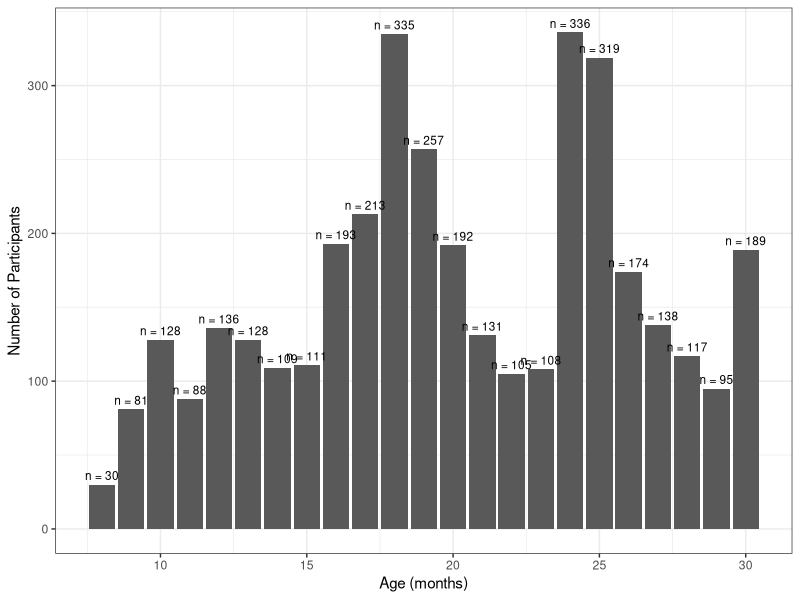
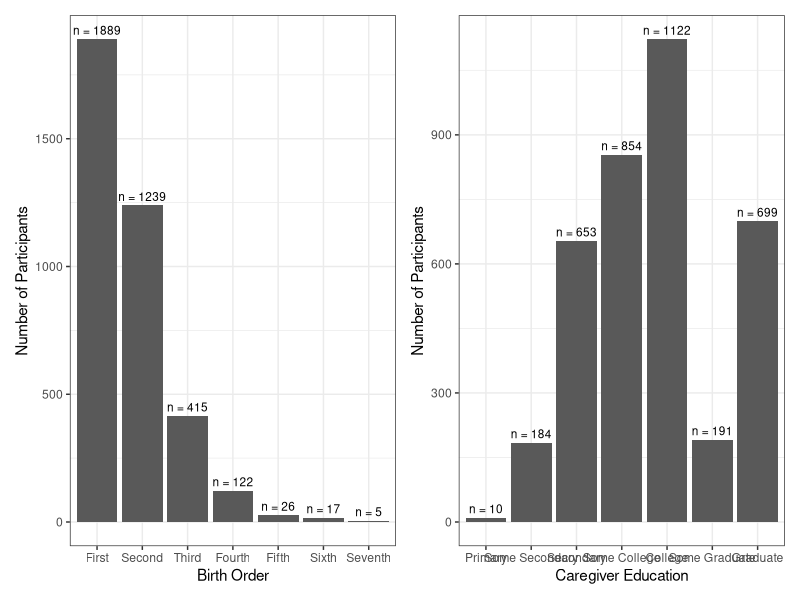
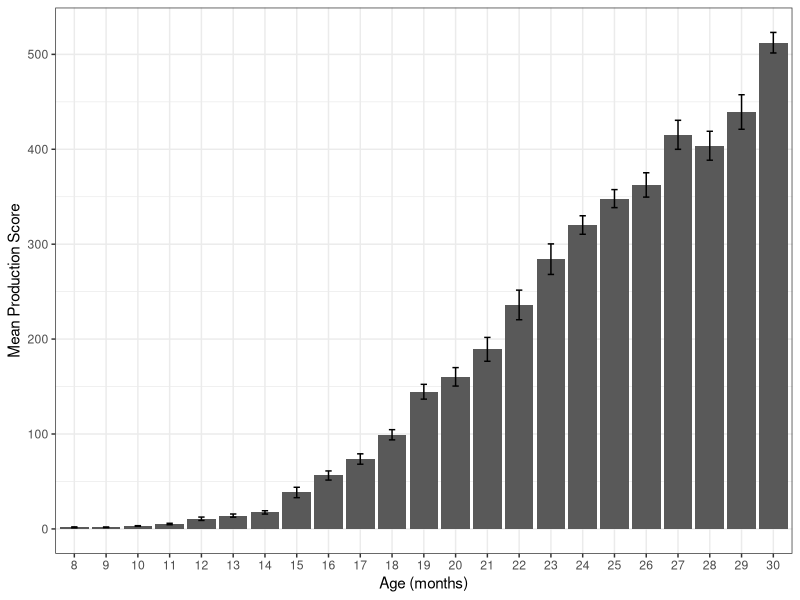
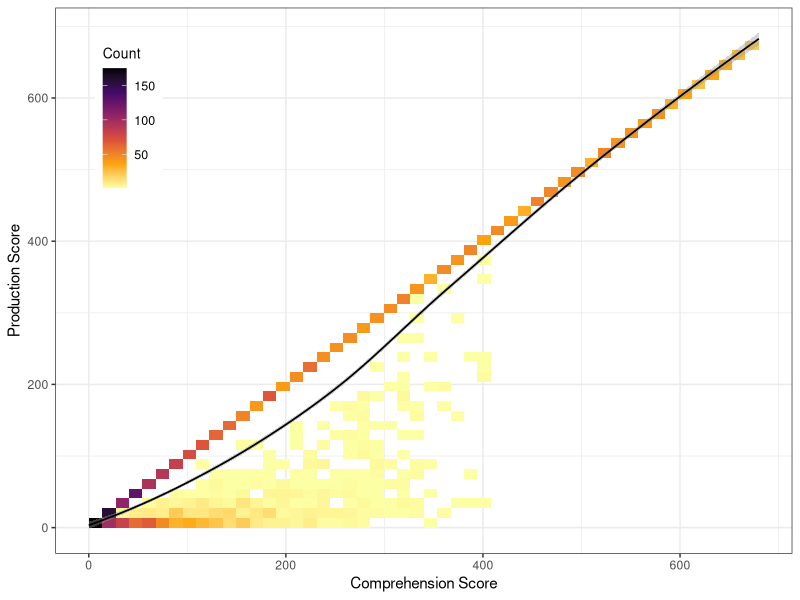
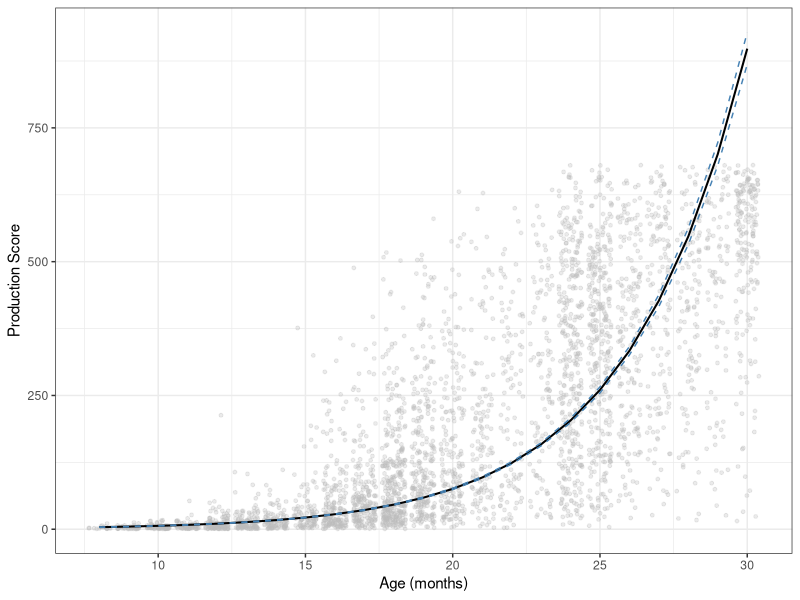
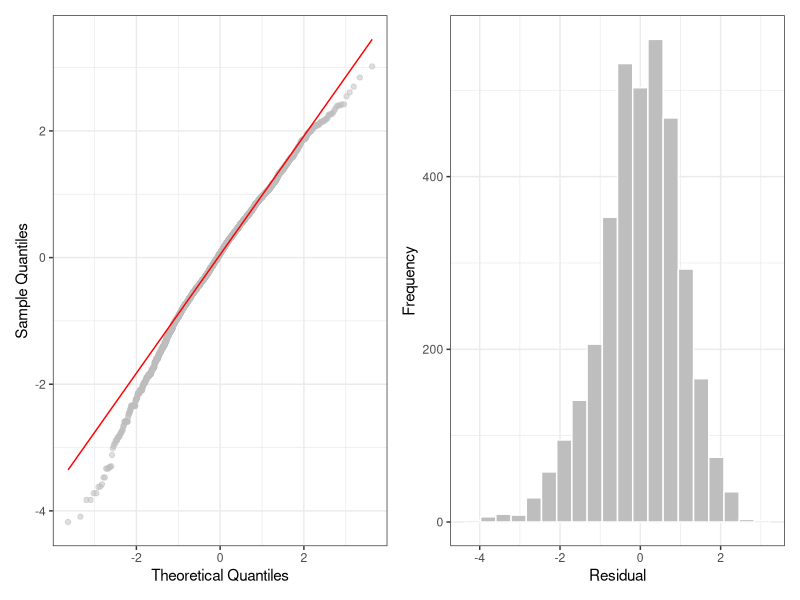
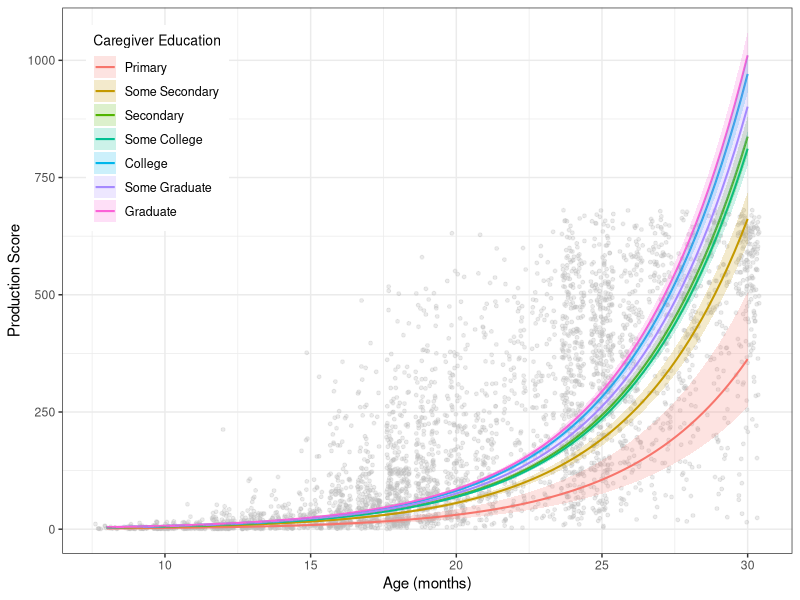
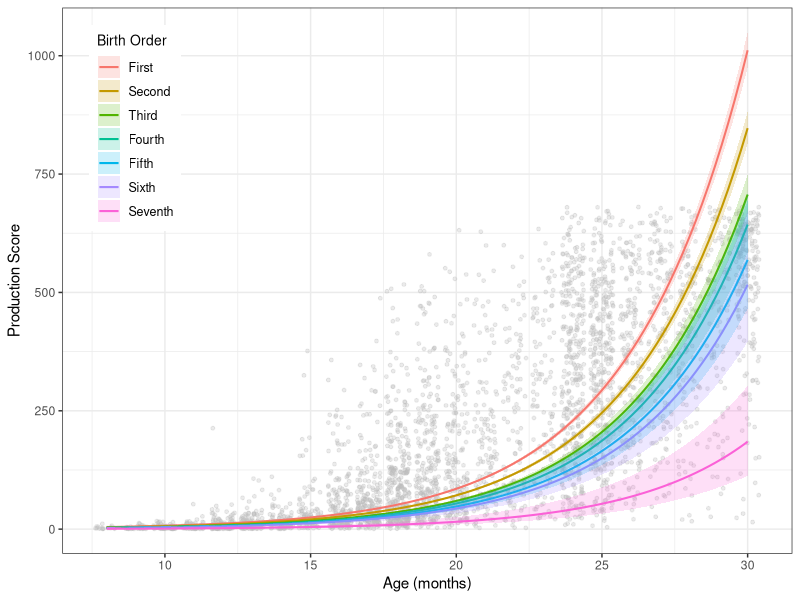

Write R code to recreate these figures, in order.
## ---- chunk 1
library(tidyverse)
library(patchwork)

df <- read_csv("mcdi_raw_data.csv")

df <- df |>
  select(
    comprehension, 
    production, 
    caregiver_education, 
    age, 
    birth_order) |>
  na.omit() |>
  subset(birth_order != "Eighth")

birth_order_levels <- c(
  "First", 
  "Second", 
  "Third", 
  "Fourth",
  "Fifth", 
  "Sixth", 
  "Seventh"
  )

caregiver_education_levels <- c(
  "Primary", 
  "Some Secondary", 
  "Secondary", 
  "Some College", 
  "College", 
  "Some Graduate",
  "Graduate"
  )

df <- df |>
  transform(
    birth_order = factor(birth_order, 
                         levels = birth_order_levels)
    ) |>
  transform(caregiver_education = factor(
    caregiver_education,
    levels = caregiver_education_levels)
    )
## ---- chunk 2
# number of infants by age
df |>
  ggplot(aes(x = age)) +
  geom_bar() +
  labs(
    x = "Age (months)", 
    y = "Number of Participants") +
  geom_text(
    stat = "count", 
    aes(label = paste0("n = ", after_stat(count))), 
    vjust = -0.5, 
    size = 3) +
  theme_bw()


# number of infants by birth order
bo_sum <- df |>
  ggplot(aes(x = birth_order)) +
  geom_bar() +
  labs(
    x = "Birth Order", 
    y = "Number of Participants") +
  geom_text(
    stat = "count", 
    aes(label = paste0("n = ", after_stat(count))), 
    vjust = -0.5, 
    size = 3) +
  theme_bw()


# number of infants by caregiver education
ce_sum <- df |>
  ggplot(aes(x = caregiver_education)) +
  geom_bar() +
  labs(
    x = "Caregiver Education", 
    y = "Number of Participants") +
  geom_text(
    stat = "count", 
    aes(label = paste0("n = ", after_stat(count))), 
    vjust = -0.5, 
    size = 3) +
  theme_bw()

bo_sum + ce_sum

# mean production w error bars by age
df_summary <- df |>
  group_by(age) |>
  summarize(
    mean_production = mean(production, na.rm = TRUE),
    se_production = sd(production, na.rm = TRUE) / sqrt(n())
  )

df_summary |>
  ggplot(
    aes(
      x = factor(age), 
      y = mean_production
      )) +
  geom_col() +
  geom_errorbar(
    aes(
      ymin = mean_production - se_production,
      ymax = mean_production + se_production),
    width = 0.2) +
  labs(
    x = "Age (months)", 
    y = "Mean Production Score") +
  theme_bw()
## ---- chunk 3
model <- lm(
  comprehension ~ production, 
  data = df
  )

cor(df$comprehension, df$production, use = "complete.obs", method = "pearson")

ggplot(df, 
       aes(
         x = comprehension, 
         y = production
         )) +
  geom_bin2d(bins = 50) +
  geom_smooth(
    method = "loess", 
    color = "black", 
    se = TRUE, 
    linewidth = 0.6) +
  scale_fill_viridis_c(option = "inferno", 
                       direction = -1) +
  labs(
    x = "Comprehension Score", 
    y = "Production Score", 
    fill = "Count") +
  theme_bw() +
  theme(
    legend.position = c(0.1, 0.8),
    legend.background = element_rect(fill = alpha('white', 1), color = NA),
    legend.title = element_text(size = 10),
    legend.text = element_text(size = 9)) 
## ---- chunk 4
df_nonzero <- subset(df, production > 0)

model_age <- lm(
  log(production) ~ age, 
  data = df_nonzero
  )
summary(model_age)

pred <- predict(model_age, se.fit = TRUE)

df_nonzero$fit_log <- pred$fit
df_nonzero$se_log <- pred$se.fit

df_nonzero$fit <- exp(df_nonzero$fit_log)
df_nonzero$upper <- exp(df_nonzero$fit_log + 1 * df_nonzero$se_log)
df_nonzero$lower <- exp(df_nonzero$fit_log - 1 * df_nonzero$se_log)

ggplot(df_nonzero, 
       aes(
         x = age,
         y = production
         )) +
  geom_jitter(
    alpha = 0.3, 
    color = "gray", 
    size = 1) +
  geom_line(
    aes(y = fit), 
    color = "black", 
    linewidth = 0.7) +
  geom_line(
    aes(y = upper), 
    linetype = "dashed", 
    color = "steelblue", 
    linewidth = 0.5) +
  geom_line(
    aes(y = lower), 
    linetype = "dashed", 
    color = "steelblue", 
    linewidth = 0.5) +
  labs(
    x = "Age (months)", 
    y = "Production Score") +
  theme_bw()

df_nonzero$resid <- residuals(model_age)

qqplot <- ggplot(df_nonzero, 
                 aes(sample = resid)) +
  stat_qq(
    alpha = 0.5, 
    color = "gray") +
  stat_qq_line(color = "red") +
  labs(
    x = "Theoretical Quantiles", 
    y = "Sample Quantiles") +
  theme_bw()

histogram <- ggplot(df_nonzero, 
                    aes(x = resid)) +
  geom_histogram(
    bins = 20, 
    fill = "gray", 
    color = "white") +
  labs(
    x = "Residual", 
    y = "Frequency") +
  theme_bw()

qqplot + histogram
## ---- chunk 5
model_ce <- lm(
  log(production) ~ caregiver_education + age, 
  data = df_nonzero
  )
summary(model_ce)

age_seq <- seq(min(df_nonzero$age), max(df_nonzero$age), length.out = 100)

pred_grid <- expand.grid(
  age = age_seq,
  caregiver_education = levels(df_nonzero$caregiver_education)
)

pred <- predict(
  model_ce, 
  newdata = pred_grid, 
  se.fit = TRUE
  )

pred_grid$fit_log <- pred$fit
pred_grid$se_log <- pred$se.fit

pred_grid$fit <- exp(pred_grid$fit_log)
pred_grid$upper <- exp(pred_grid$fit_log + 1 * pred_grid$se_log)
pred_grid$lower <- exp(pred_grid$fit_log - 1 * pred_grid$se_log)

ggplot() +
  geom_jitter(
    data = df_nonzero, 
    aes(
      x = age, 
      y = production
      ),
    alpha = 0.3, 
    color = "gray", 
    size = 1) +
  geom_line(
    data = pred_grid, 
    aes(x = age, 
        y = fit,
        color = caregiver_education),
    linewidth = 0.7) +
  geom_ribbon(
    data = pred_grid,
    aes(
      x = age, 
      ymin = lower, 
      ymax = upper,
      fill = caregiver_education
      ),
    alpha = 0.2, 
    color = NA) +
  labs(
    x = "Age (months)", 
    y = "Production Score",
    color = "Caregiver Education", 
    fill = "Caregiver Education") +
  theme_bw() + 
  theme(
    legend.position = c(0.13, 0.78),
    legend.background = element_rect(fill = alpha('white', 1), color = NA),
    legend.title = element_text(size = 10),
    legend.text = element_text(size = 9)
    ) 
## ---- chunk 6
model_bo <- lm(
  log(production) ~ birth_order + age, 
  data = df_nonzero
  )
summary(model_bo)

pred_grid_bo <- expand.grid(
  age = age_seq,
  birth_order = levels(df_nonzero$birth_order)
  )

pred_bo <- predict(
  model_bo, 
  newdata = pred_grid_bo, 
  se.fit = TRUE
  )

pred_grid_bo$fit_log <- pred_bo$fit
pred_grid_bo$se_log <- pred_bo$se.fit

pred_grid_bo$fit <- exp(pred_grid_bo$fit_log)
pred_grid_bo$upper <- exp(pred_grid_bo$fit_log + 1 * pred_grid_bo$se_log)
pred_grid_bo$lower <- exp(pred_grid_bo$fit_log - 1 * pred_grid_bo$se_log)

ggplot() +
  geom_jitter(
    data = df_nonzero, 
    aes(
      x = age, 
      y = production
      ),
    alpha = 0.3, 
    color = "gray", 
    size = 1) +
  geom_line(
    data = pred_grid_bo, 
    aes(
      x = age, 
      y = fit, 
      color = birth_order
      ),
    linewidth = 0.7) +
  geom_ribbon(
    data = pred_grid_bo, 
    aes(
      x = age, 
      ymin = lower, 
      ymax = upper, 
      fill = birth_order
      ),
    alpha = 0.2, 
    color = NA) +
  labs(
    x = "Age (months)", 
    y = "Production Score", 
    color = "Birth Order", 
    fill = "Birth Order") +
  theme_bw() + 
  theme(
    legend.position = c(0.1, 0.78),
    legend.background = element_rect(fill = alpha('white', 1), color = NA),
    legend.title = element_text(size = 10),
    legend.text = element_text(size = 9)
    ) 
## ---- chunk 7
model_full <- lm(
  log(production) ~ birth_order + caregiver_education + age,
  data = df_nonzero
  )
summary(model_full)

AIC(model_age, model_ce, model_bo, model_full)
